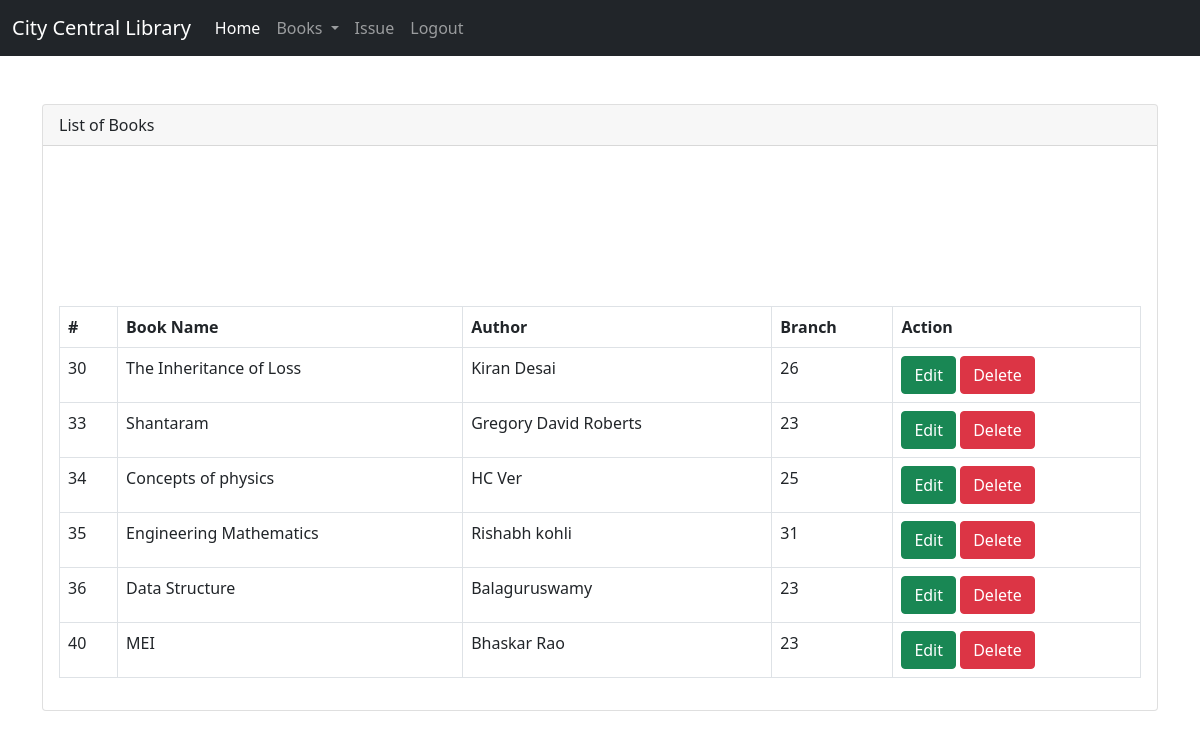
Screenshot of /manage_books.php (signed in) with the database file from the repository.
### tables this page shows
CREATE TABLE `books` (
  `book_id` int(11) NOT NULL,
  `isbn_num` int(10) NOT NULL,
  `title` varchar(50) NOT NULL,
  `author` varchar(50) NOT NULL,
  `branch_id` int(10) NOT NULL,
  `publisher_id` int(20) NOT NULL
);

### manage_books.php (the view, shortened to what this page needs)
<!doctype html>
<html lang="en">
  <head>
    <link href="https://cdn.jsdelivr.net/npm/bootstrap@5.0.0-beta1/dist/css/bootstrap.min.css" rel="stylesheet">
  </head>
  <body>
  <nav class="navbar navbar-expand-lg navbar-dark bg-dark">
  <div class="container-fluid">
    <a class="navbar-brand" href="#">City Central Library</a>
    <div class="collapse navbar-collapse" id="navbarNavDropdown">
      <ul class="navbar-nav">
        <li class="nav-item">
          <a class="nav-link active" aria-current="page" href="welcomestaff.php">Home</a>
        </li>
        <div class="collapse navbar-collapse" id="navbarNavDarkDropdown">
      <ul class="navbar-nav">
        <li class="nav-item dropdown">
          <a class="nav-link dropdown-toggle" href="#" id="navbarDarkDropdownMenuLink" role="button" data-bs-toggle="dropdown" aria-expanded="false">
            Books
          </a>
        </li>
      </ul>
    </div>
        <li class="nav-item">
          <a class="nav-link" href="issue.php">Issue</a>
        </li>
      </ul>
      <div class="navbar-collapse collapse">
        <ul class="navbar-nav ml-auto" style="float:right;">
            <li class="nav-item">
               <a class="nav-link" href="logoutstaff.php">Logout</a>
            </li>
       </ul>
      </div>
    </div>
  </div>
</nav>
<div class="container mt-5">
<div class="card">
<div class="card-header">
 List of Books
</div>
<div class="card-body">
<table class="table table-bordered">
  <thead>
    <tr>
      <th scope="col">#</th>
      <th scope="col">Book Name</th>
      <th scope="col">Author</th>
      <th scope="col">Branch</th>
      <th scope="col">Action</th>
    </tr>
  </thead>
  <tbody>
   <?php
           require('config.php');
$all="SELECT * FROM books ";
$all_query=mysqli_query($conn,$all);
if (mysqli_num_rows($all_query) > 0) {
    while($row = mysqli_fetch_assoc($all_query)) {
       echo "<tr>";
    echo "<td>".$row['book_id']."</td>";
    echo "<td>".$row['title']."</td>";
    echo "<td>".$row['author']."</td>";
    echo "<td>".$row['branch_id']."</td>";
    echo "<td><form action='edit_book.php?id=$row[book_id]' method='POST'><button  class='btn btn-success' id='btn' name='booked'>Edit</button></form>
    <form action='cancel.php?id=$row[book_id]' method='POST'><button  class='btn btn-danger'  name='booked'>Delete</button></form></td>";
    echo "</tr><br>";
    }
} else {
    echo "0 results";
}
?>
  </tbody>
</table>
</div>
</div>
</div>
  </body>
</html>

### manage_books.php (style rules this page uses)
form { display: inline-block; }

### rows the page displays
books: book_id "30", title "The Inheritance of Loss", author "Kiran Desai", branch "26"
books: book_id "33", title "Shantaram", author "Gregory David Roberts", branch "23"
books: book_id "34", title "Concepts of physics", author "HC Ver", branch "25"
books: book_id "35", title "Engineering Mathematics", author "Rishabh kohli", branch "31"
books: book_id "36", title "Data Structure", author "Balaguruswamy", branch "23"
books: book_id "40", title "MEI", author "Bhaskar Rao", branch "23"
